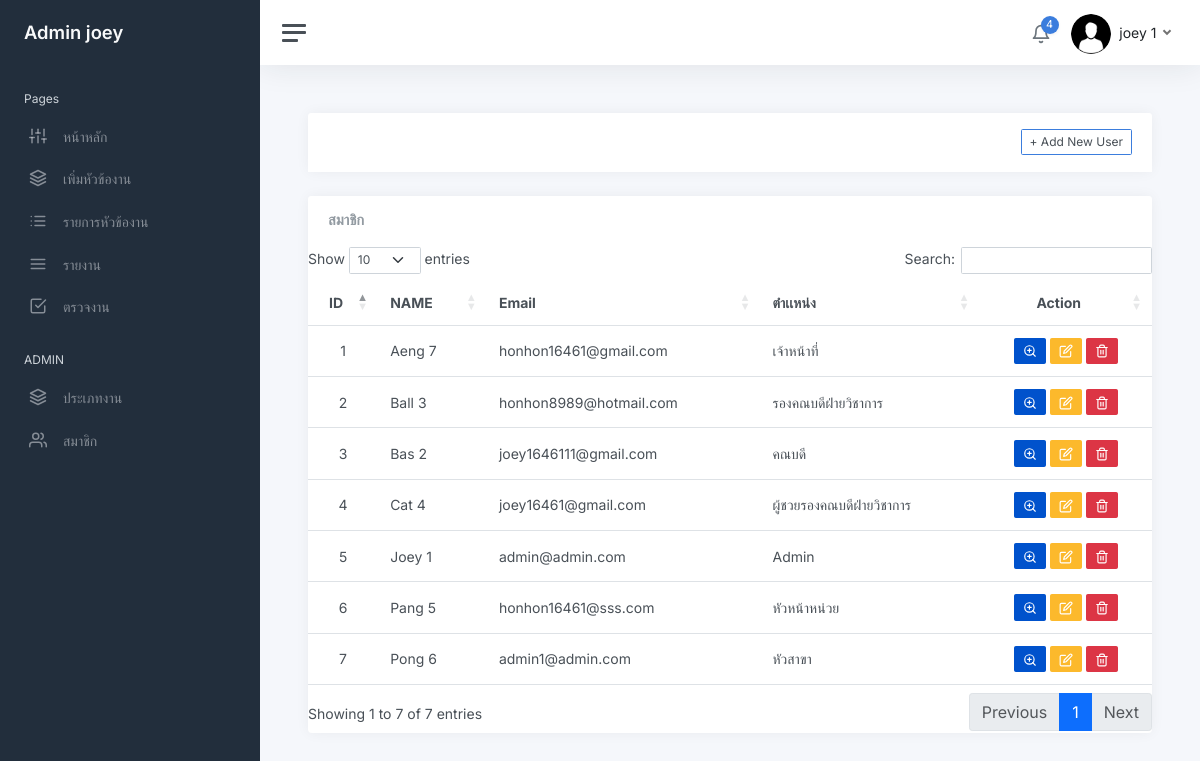
/user_list.php (signed in), run on an earlier commit of the app's database.
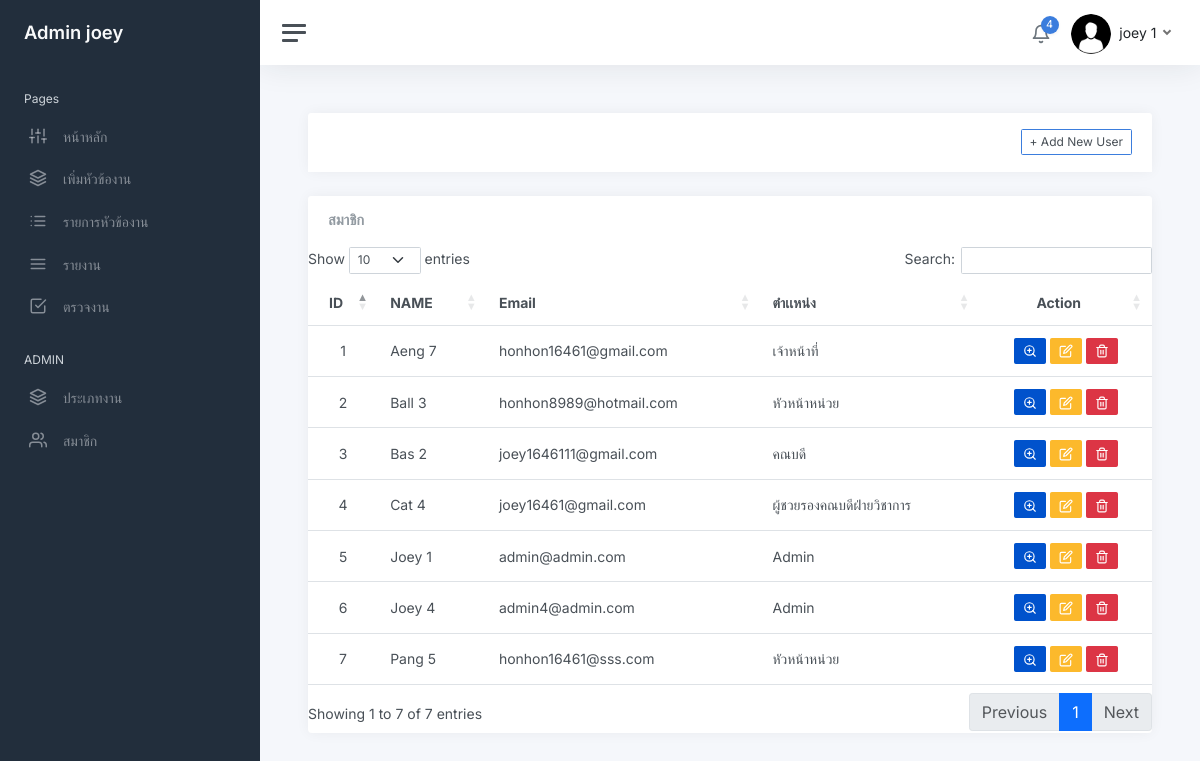
And on a later commit of the database.
### tables this page shows
CREATE TABLE `user` (
  `user_id` int(11) NOT NULL,
  `firstname` varchar(200) NOT NULL,
  `lastname` varchar(200) NOT NULL,
  `email` varchar(200) NOT NULL,
  `password` varchar(255) NOT NULL,
  `role_id` int(30) NOT NULL,
  `avatar` varchar(255) NOT NULL,
  `date_created` timestamp NOT NULL DEFAULT current_timestamp() ON UPDATE current_timestamp()
);

CREATE TABLE `position` (
  `role_id` int(30) NOT NULL,
  `position_name` varchar(200) NOT NULL,
  `level` int(30) NOT NULL
);

### user_list.php (the view, shortened to what this page needs)
<?php
    require_once 'connect.php';
?>
<!DOCTYPE html>
<html lang="en">
<?php include "head.php"?>
<body>
<link rel="stylesheet" type="text/css" href="https://cdn.datatables.net/1.13.2/css/dataTables.bootstrap5.min.css"
<?php include "sidebar.php"?>
    <form action="adduser.php" method="post" class="form-horizontal" enctype="multipart/form-data">
        <main class="content">
            <div class="col-lg-12">
                <div class="card card-outline card-success">
                    <div class="container-fluid p-0">
                        <div class="card-header">
                            <div class="d-flex flex-row-reverse bd-highligh">
                                <a class="btn btn-block btn-sm btn-default btn-flat border-primary" data-bs-toggle="modal" data-bs-target="#adduserModal" ><i class="fa fa-plus"></i>  + Add New User</a>
                            </div>
                        </div>
                    </div>
                </div>
            </div>
                                <div class="card ">
                                    <div class="card-header">
                                        <h5 class="card-title mb-0">สมาชิก</h5>
                                    </div>
                                    <table class="table table-hover table-responsive" id="example">
                                        <thead>
                                            <tr>
                                                <th class="text-center">ID</th>
                                                <th class="text-left">NAME</th>
                                                <th class="text-left">Email</th>
                                                <th class="text-left">ตำเเหน่ง</th>
                                                <th class="text-center">Action</th>
                                            </tr>
                                        </thead>
                                        <tbody>
                                        <?php
                                            $i = 1;
                                            $sql = "SELECT *,concat(firstname,' ',lastname) as name FROM user natural join position order by concat(firstname,' ',lastname) asc ";
                                            $qry = $db->query($sql);
                                            $qry->execute();
                                            while ($row = $qry->fetch(PDO::FETCH_ASSOC)){
                                        ?>
                                        <tr>
                                            <td class="text-center"><?php echo $i++ ?></td>
                                            <td class="text-left"><?php echo ucwords($row['name']) ?></td>
                                            <td class="text-left" ><?php echo $row['email'] ?></td>
                                            <td class="text-left" ><?php echo $row['position_name']?></td>
                                            <td class="text-center">
                                             <a class="btn btn-bitbucket btn-sm view_data"  title="ดูรายละเอียด" data-bs-toggle="modal" data-bs-target="#viewusermodal<?php echo $row['user_id']?>" ><i data-feather="zoom-in"></i></a>
                                                <a class="btn btn-warning btn-sm" title="เเก้ไขข้อมูลสมาชิก" href="edituser_page.php?update_id=<?php echo $row['user_id']?>"><i  data-feather="edit"></i></a>
                                                <a class="btn btn-danger btn-sm" title="ลบข้อมูลสมาชิก" href="deleteuser.php?delete_id=<?php echo $row['user_id']?>"><i data-feather="trash-2"></i></a>
                                            </td>
                                        </tr>
                                            <?php } ?>
                                     </tbody>
                                 </table>
                                </div>
        </main>
    </form>
    </body>
</html>

### head.php (shortened to what this page needs)
<head>
	<link rel="stylesheet" href="css/multi_select.css">
	 <link href="https://cdn.jsdelivr.net/npm/bootstrap@5.3.0-alpha1/dist/css/bootstrap.min.css" rel="stylesheet">
	<link href="css/app.css" rel="stylesheet">
</head>

### sidebar.php (shortened to what this page needs)
<?php include "head.php"?>
<?php
            if (isset($_SESSION['user_login'])) {
                $user_id = $_SESSION['user_login'];
			 	$sql = "SELECT * FROM user AS u  natural JOIN position  WHERE u.user_id = $user_id ";
				$stmt = $db->prepare($sql);
                $stmt->execute();
                $row = $stmt->fetch(PDO::FETCH_ASSOC);
				$imageURL = 'img/avatars/'.$row['avatar'];
            }
			$level = $row['level'];
?>
<div class="wrapper">
		<nav id="sidebar" class="sidebar js-sidebar">
			<div class="sidebar-content js-simplebar">
				<a class="sidebar-brand" href="index.php">
				<?php if($level ==  1): ?>
				<span class="align-middle">Admin <?php echo $row['firstname'] ?></span>
				<?php else: ?>
					<span class="align-middle">user <?php echo $row['firstname'] ?></span>
					<?php endif; ?>
				</a>
				<ul class="sidebar-nav">
					<li class="sidebar-header">
						Pages
					</li>
					<li class="sidebar-item">
						<a class="sidebar-link" href="index.php">
              <i class="align-middle" data-feather="sliders"></i> <span class="align-middle">หน้าหลัก</span>
            </a>
					</li>
					<?php if($level != 5 ): ?>
					<li class="sidebar-item">
						<a data-bs-target="#maps" data-bs-toggle="collapse" class="sidebar-link collapsed" aria-expanded="false">
							<i class="align-middle" data-feather="layers"></i>
							 <span class="align-middle">
								เพิ่มหัวข้องาน
							</span>
						</a>
					</li>
					<?php endif; ?>
					<li class="sidebar-item">
						<a data-bs-target="#project_list" data-bs-toggle="collapse" class="sidebar-link collapsed" aria-expanded="false">
							<i class="align-middle" data-feather="list"></i>
							 <span class="align-middle">
							 รายการหัวข้องาน
							</span>
						</a>
					</li>
					 <li class="sidebar-item">
						<a class="sidebar-link" href="report.php">
              <i class="align-middle" data-feather="menu"></i> <span class="align-middle">รายงาน</span>
            </a>
					</li>
					<?php if($level != 5): ?>
					<li class="sidebar-item">
						<a class="sidebar-link" href="checktask_list.php">
              <i class="align-middle" data-feather="check-square"></i> <span class="align-middle">ตรวจงาน</span>
            </a>
			<?php endif; ?>
					</li>
					<?php if($level == 1 ): ?>
					<li class="sidebar-header">
						ADMIN
					</li>
					<?php elseif($level == 2): ?>
					<li class="sidebar-header">
						USER
					</li>
					<?php endif; ?>
					<?php if($level <=2): ?>
					<li class="sidebar-item">
						<a data-bs-target="#่jobtype" data-bs-toggle="collapse" class="sidebar-link collapsed" aria-expanded="false">
							<i class="align-middle" data-feather="layers"></i>
							 <span class="align-middle">
								ประเภทงาน
							</span>
						</a>
					</li>
					<li class="sidebar-item">
						<a data-bs-target="#user" data-bs-toggle="collapse" class="sidebar-link collapsed" aria-expanded="false">
							<i class="align-middle" data-feather="users"></i>
							 <span class="align-middle">
								สมาชิก
							</span>
						</a>
					</li>
					<?php endif; ?>
				</ul>
			</div>
		</nav>
		<div class="main">
			<nav class="navbar navbar-expand navbar-light navbar-bg">
				<a class="sidebar-toggle js-sidebar-toggle">
          <i class="hamburger align-self-center"></i>
        </a>
				<div class="navbar-collapse collapse">
					<ul class="navbar-nav navbar-align">
						<li class="nav-item dropdown">
							<a class="nav-icon dropdown-toggle" href="#" id="alertsDropdown" data-bs-toggle="dropdown">
								<div class="position-relative">
									<i class="align-middle" data-feather="bell"></i>
									<span class="indicator">4</span>
								</div>
							</a>
						</li>
						<li class="nav-item dropdown">
							<a class="nav-link dropdown-toggle d-none d-sm-inline-block" href="#" data-bs-toggle="dropdown">
                	<img src="<?php echo $imageURL ?>" class="avatar rounded-circle rounded me-1" alt="" > <span class="text-dark"> <?php echo $row['firstname'] . ' ' . $row['lastname'] ?></span>
              </a>
						</li>
					</ul>
				</div>
			</nav>

### css/multi_select.css (style rules this page uses)
body { font-family: 'Courier New', Courier, monospace; font-size: 14px; }

What changed in the data, as far as the page shows it:
removed user: name "Pong 6", email "admin1@admin.com", role.position_name "หัวสาขา"
changed user "honhon8989@hotmail.com": role.position_name "รองคณบดีฝ่ายวิชาการ" → "หัวหน้าหน่วย"
added user: name "Joey 4", email "admin4@admin.com", role.position_name "Admin"
